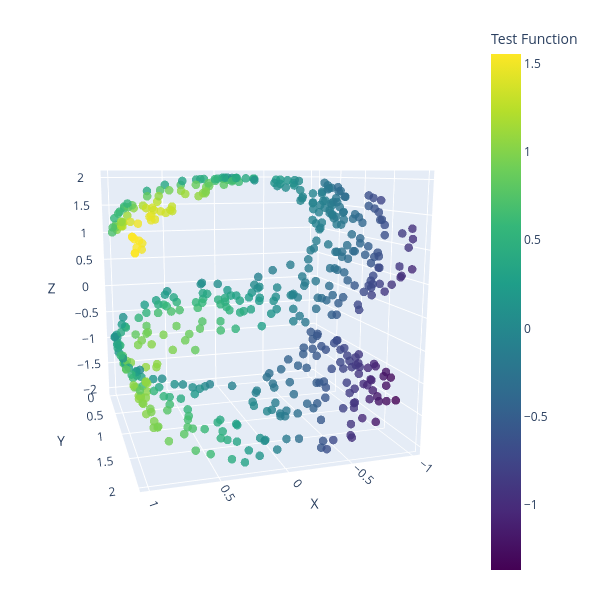

The code cell stored with this chart in its notebook:
### Code cell
# testing data

fig = go.Figure(data=[go.Scatter3d(
    #x=X[indices, 0], y=X[indices, 1], z=X[indices, 2],
    x=x_test[:, 0], y=x_test[:, 1], z=x_test[:, 2],
    mode='markers',
    marker=dict(
        size=5,
        color=y_test,  # <-- use Himmelblau here!
        colorscale='Viridis',
        opacity=0.8,
        colorbar=dict(title='Test Function')
    )
)])

fig.update_layout(
    scene=dict(
        aspectmode='cube',
        xaxis_title='X', yaxis_title='Y', zaxis_title='Z',
        camera=dict(eye=dict(x=0.75, y=2.5, z=0.5))
    ),
    width=600, height=600,
    margin=dict(r=30, b=20, l=20, t=20)
)
fig.show()

### Figure 1 — Plotly figure (JSON) as saved in the notebook; plotly's stock layout.template omitted (floating-point values rounded to 4 significant figures; data arrays with more than 128 entries replaced by an {"elided": "..."} marker saying what was removed)
{"data": [{"marker": {"color": {"elided": "500 float values"}, "colorbar": {"title": {"text": "Test Function"}}, "colorscale": [[0, "#440154"], [0.1111, "#482878"], [0.2222, "#3e4989"], [0.3333, "#31688e"], [0.4444, "#26828e"], [0.5556, "#1f9e89"], [0.6667, "#35b779"], [0.7778, "#6ece58"], [0.8889, "#b5de2b"], [1, "#fde725"]], "opacity": 0.8, "size": 5}, "mode": "markers", "type": "scatter3d", "x": {"elided": "500 float values"}, "y": {"elided": "500 float values"}, "z": {"elided": "500 float values"}}], "layout": {"height": 600, "margin": {"b": 20, "l": 20, "r": 30, "t": 20}, "scene": {"aspectmode": "cube", "camera": {"eye": {"x": 0.75, "y": 2.5, "z": 0.5}}, "xaxis": {"title": {"text": "X"}}, "yaxis": {"title": {"text": "Y"}}, "zaxis": {"title": {"text": "Z"}}}, "width": 600}}
